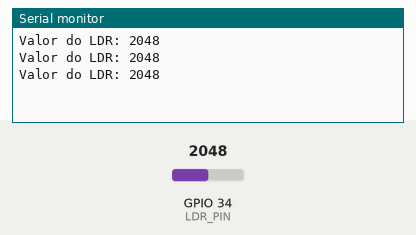
This sketch was run on a simulated ESP32. Shown: the last lines printed to the serial monitor. The test bench sets the inputs (shaded band); at power-on: GPIO 34 (LDR_PIN) = 2048.

Above: at 1.3 s.
1.4 s: GPIO 34 (LDR_PIN) set to 2866
At 1.9 s:
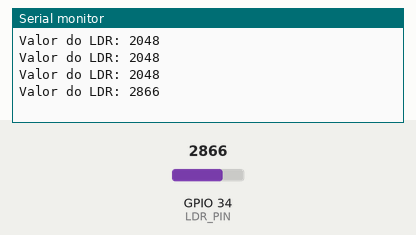
2.9 s: GPIO 34 (LDR_PIN) set to 3603
At 3.4 s:
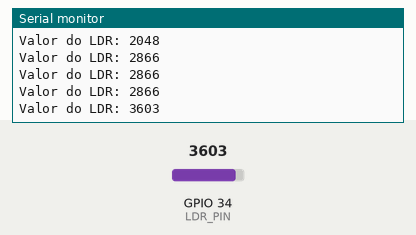
Timing chart, 0 to 5.9 s (numbered marks = the images above; inputs shaded):
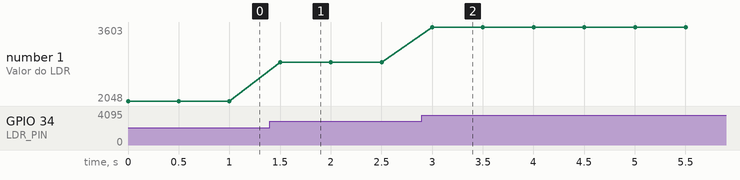

The sketch:

ldr.ino
```cpp
// Autor: Vitor Augusto Tibério - Estudante de Engenharia Elétrica - USP //

#define LDR_PIN 34  // GPIO analógico do ESP32

void setup() {
  Serial.begin(115200);
}

void loop() {
  int ldrValue = analogRead(LDR_PIN);
  Serial.print("Valor do LDR: ");
  Serial.println(ldrValue);
  delay(500);
}
```

Measured:
- after the input at 1.4 s, the serial monitor: prints a new line after 0.10 s (image 1)
- after the input at 2.9 s, the serial monitor: prints a new line after 0.10 s (image 2)
- plotted number 1: 2048 → 2866 after the input at 1.4 s, 2866 → 3603 after the input at 2.9 s
